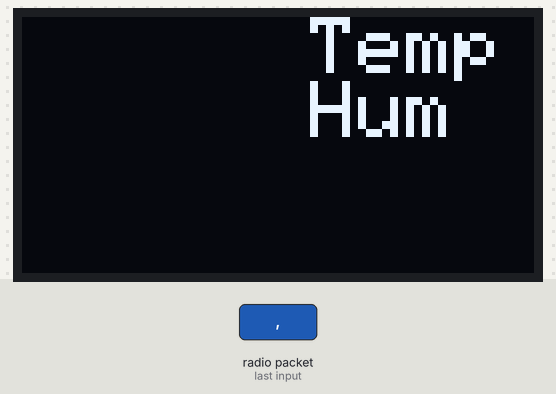
Recording of a sketch running on a simulated Arduino Uno, built with avr-gcc and run on an emulated ATmega328P. Parts: 128×64 one-colour display. The test bench sets the inputs (shaded band). The display library's start-up logo is not drawn; no radio packets arrive unless stated; what the sketch prints to the serial monitor is not drawn.

3.3 s: radio packet "," arrives
Above: at 4.3 s.
Timing chart, 0 to 6.3 s (numbered marks = the images above; inputs shaded):
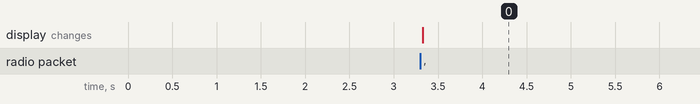

The sketch:

Weatherreceiver_OLED.ino
```cpp
/*
  A modified verion of the 433 MHz Weather Demo from
  DroneBot Workshop 2018
  https://dronebotworkshop.com
*/

//Include Adafruit libraries to run the OLED display.
//As well as the RadioHead Amplitude Shift Keying (ASK) Library
//Some of these may be unneccesary.

#include <Adafruit_SPITFT.h>
#include <Adafruit_GFX.h>
#include <Adafruit_SPITFT_Macros.h>
#include <gfxfont.h>
#include <splash.h>
#include <Adafruit_SSD1306.h>
#include <RH_ASK.h>
#include <SPI.h>

//defines a pin to reset the OLED if applicable
#define OLED_RESET 4
Adafruit_SSD1306 display(OLED_RESET);

// Define output strings

String str_humid;
String str_temp;
String str_out;

// Create Amplitude Shift Keying Object
RH_ASK rf_driver;

void setup()
{
    // Initialize ASK Object
    rf_driver.init();
    // Setup Serial Monitor
    Serial.begin(9600);

    display.begin(SSD1306_SWITCHCAPVCC, 0x3C);
    display.display();
    delay(2000);
    display.clearDisplay();
}

void loop()
{
    // Set buffer to size of expected message
    uint8_t buf[11];
    uint8_t buflen = sizeof(buf);
    // Check if received packet is correct size
    if (rf_driver.recv(buf, &buflen))
    {

      // Message received with valid checksum
      // Get values from string

      // Convert received data into string
      str_out = String((char*)buf);

      // Split string into two values
      for (int i = 0; i < str_out.length(); i++) {
      if (str_out.substring(i, i+1) == ",") {
      str_humid = str_out.substring(0, i);
      str_temp = str_out.substring(i+1);
      break;
      }
    }

      // Print values to Serial Monitor
      Serial.print("Humidity: ");
      Serial.print(str_humid);
      Serial.print("  - Temperature: ");
      Serial.println(str_temp);


      // routine for displaying text for temp/hum readout
      display.clearDisplay();
      display.setTextSize(2);
      display.setTextColor(WHITE);
      display.setCursor(0,0);
      display.println(str_temp);
      display.println(str_humid);
      display.setCursor(72,0);
      display.println("Temp");
      display.setCursor(72,16);
      display.println("Hum");
      display.display();
      delay(2000);

    }
}
```

Measured:
- after the input at 3.3 s, the display: changes at once (image 0)
